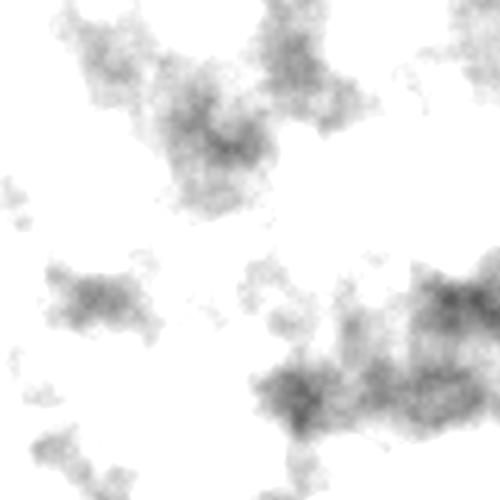
Frame 1 (no input)
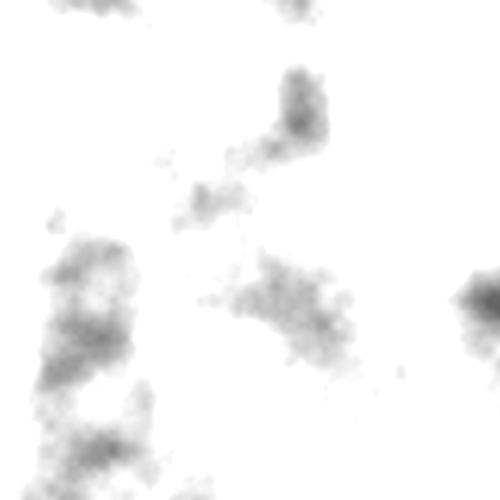
Frame 60 (the mouse pressed at the canvas centre just before this capture)
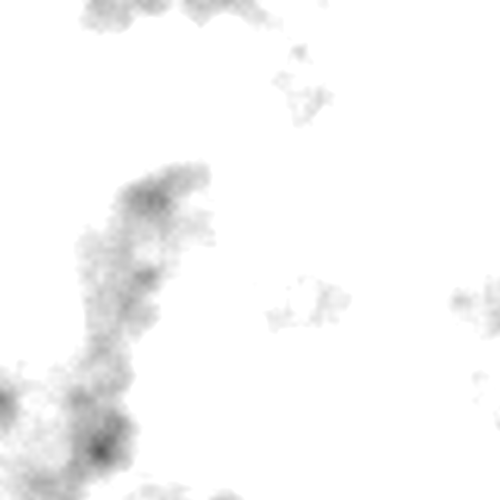
Frame 120 (the mouse held since frame 60 and released just before this capture)

The Processing sketch that drew these frames (run headless with seeded random() and noise(); from frame 60 on, the mouse is pressed at the canvas centre):

// Processing sketch: ex01_08_2d_perlin_noise
// ── ex01_08_2d_perlin_noise.pde
float x;
float y;
float sd;
PVector world;
float xoff;
float yoff;
float zoff;

void setup() {
  world = new PVector(500, 500);
  size(500, 500);
  background(255);
  sd = 5.0;
  x = y = (world.x / 2);
  fill(0);
  noStroke();
  xoff = yoff = zoff = 0;
  colorMode(HSB, 100);
  //frameRate(10);
  noiseDetail(5);
}

void draw() {
  loadPixels();
  xoff = 0;
  for (int x = 0; x < world.x; x++) {
    yoff = 0;
    for (int y = 0; y < world.y; y++) {
      float bright = map(noise(xoff, yoff, zoff), 0, 1, 0, 255);
      pixels[x+y*int(world.x)] = color(bright);
      yoff += 0.01;
    }
    xoff += 0.01;
  }
  updatePixels();
  zoff += 0.01;
}
